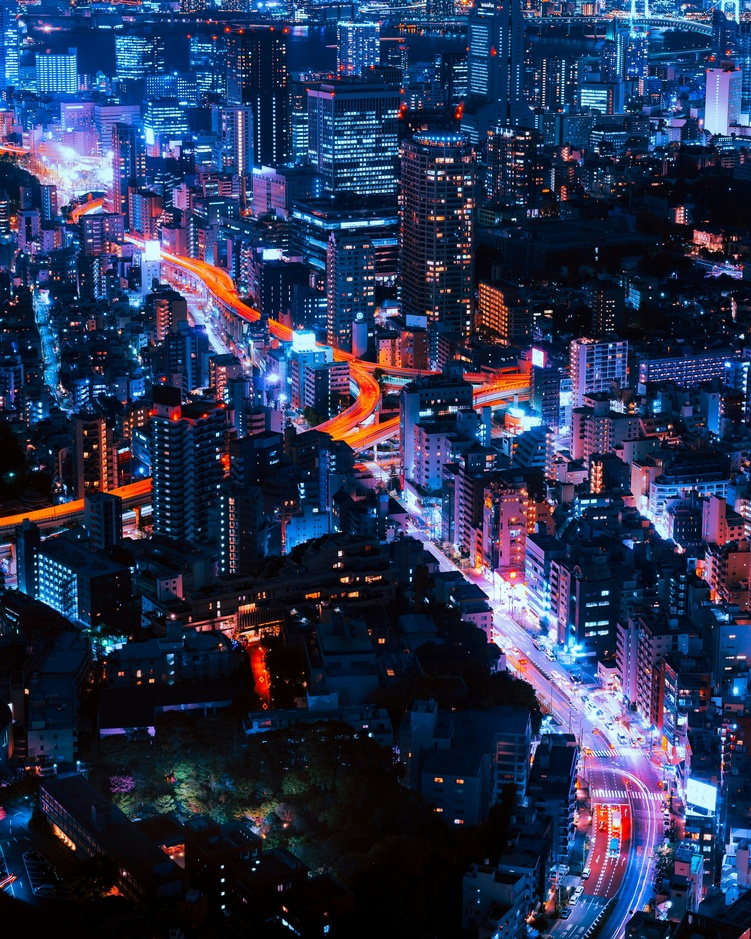
#> input picture night_vision/citylights1.jpg, 751 x 939 px, shrunk from 2400 x 3000 before the run
$ jupyter execute nightvision.ipynb
#> lines starting #> are read from the running program, lines starting #| are printed output that depends on the picture
[cell 1]
# Author: James Bebarski (Modified)
# Date: June 12, 2024

import cv2
import numpy as np

class ImageProcessor:
    def __init__(self, image_path):
#> called with image_path = 'citylights1.jpg'
        self.image_path = image_path
        # Load image as grayscale
        self.image = cv2.imread(image_path, cv2.IMREAD_GRAYSCALE)
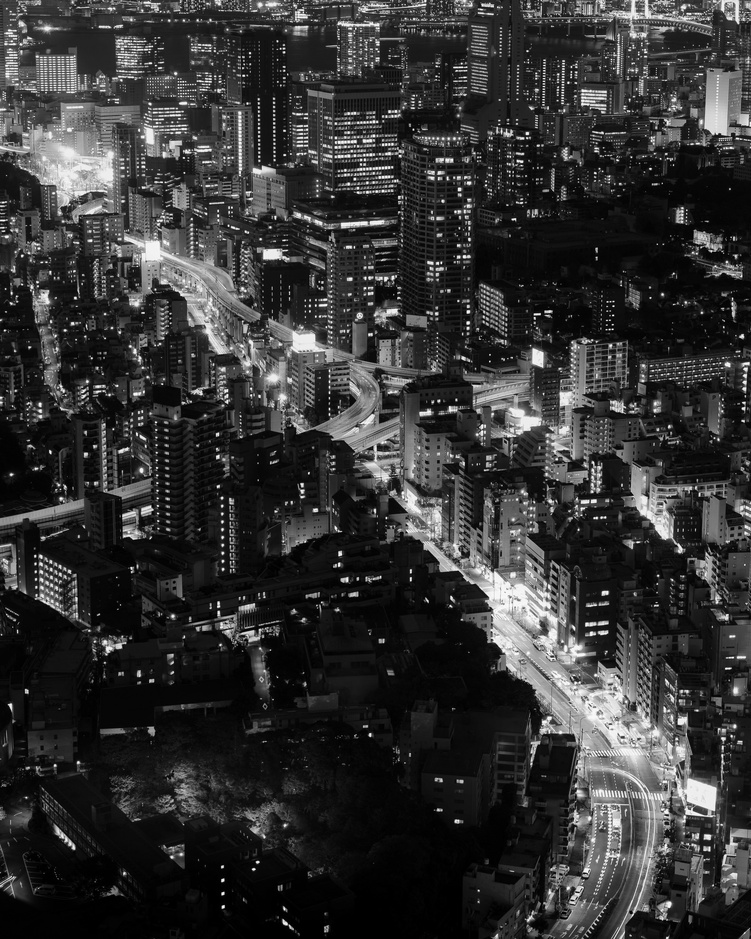
#> self.image: shape (939, 751); min 0, max 255, mean 51.3

        if self.image is None:
            raise ValueError(f"Could not load image at {image_path}. Check the path.")

        self.kernel_sizes = [3, 5, 7, 9, 11, 13, 15]

        # --- HARDCODED PARAMETERS (Set to your previous defaults) ---
        self.ksize_index = 4  # Corresponds to kernel size 11
        self.alpha = 10        # Contrast
        self.beta = 24        # Brightness
        self.color_channel = 1 # 0=Blue, 1=Green, 2=Red

    def process_image(self):
        # get the kernel size based on the index
        ksize = self.kernel_sizes[self.ksize_index]

        # Calculate sigma
        sigma = 0.3 * ((ksize - 1) * 0.5 - 1) + 0.8

        # Apply Gaussian blur
        low_pass = cv2.GaussianBlur(self.image, (ksize, ksize), sigma)
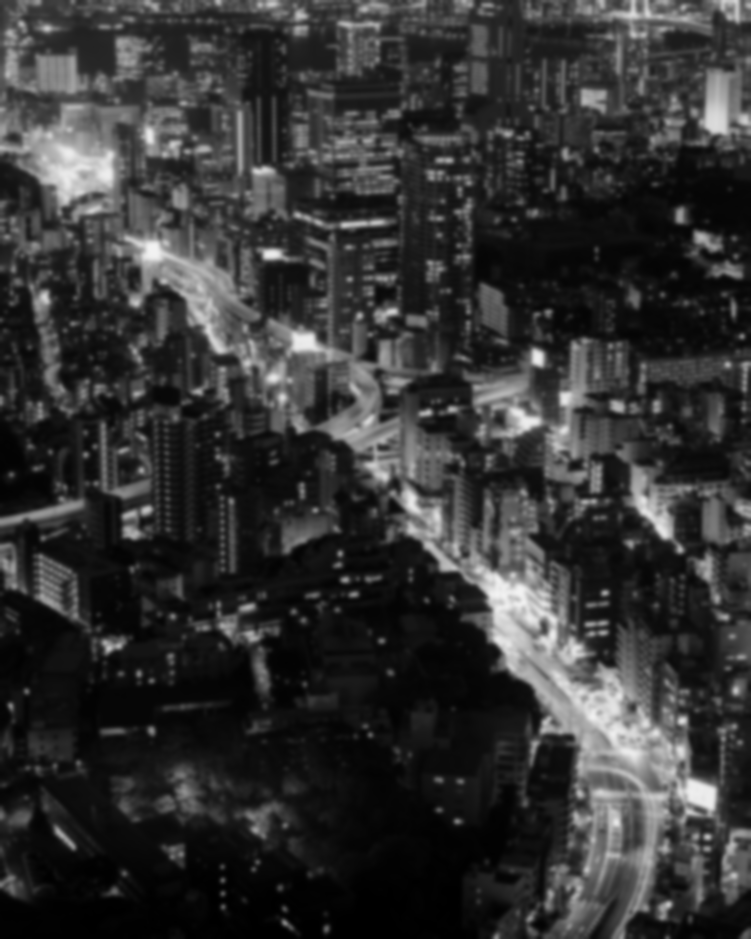
#> low_pass: shape (939, 751); min 0, max 243, mean 51.3

        # Create high-pass by subtracting low-pass from original
        high_pass = cv2.subtract(self.image, low_pass)
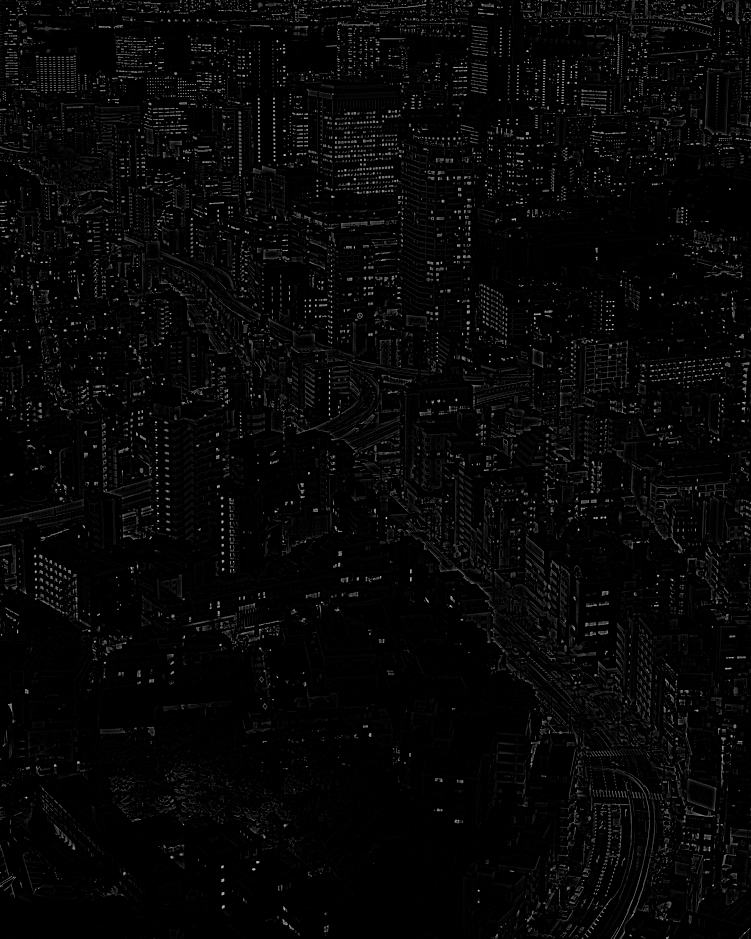
#> high_pass: shape (939, 751); min 0, max 211, mean 6.6

        # Apply contrast
        high_pass_contrast = cv2.convertScaleAbs(high_pass, alpha=self.alpha, beta=self.beta)
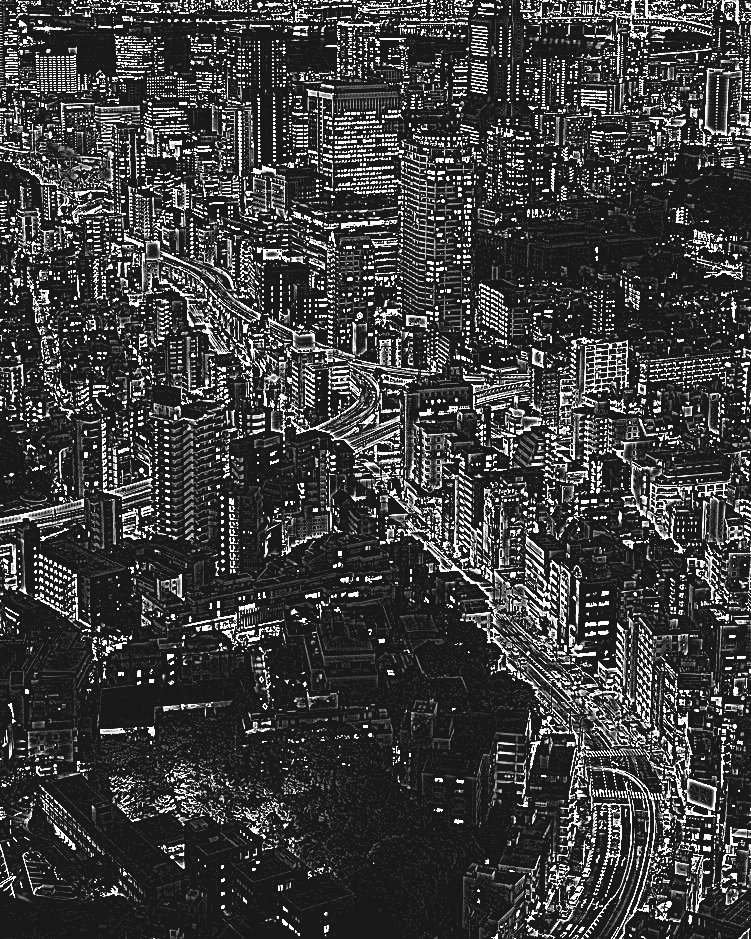
#> high_pass_contrast: shape (939, 751); min 24, max 255, mean 63.1

        # Create a 3-channel image with the effect on the specific channel
        colored_image = np.zeros((self.image.shape[0], self.image.shape[1], 3), dtype=np.uint8)
        colored_image[:, :, self.color_channel] = high_pass_contrast
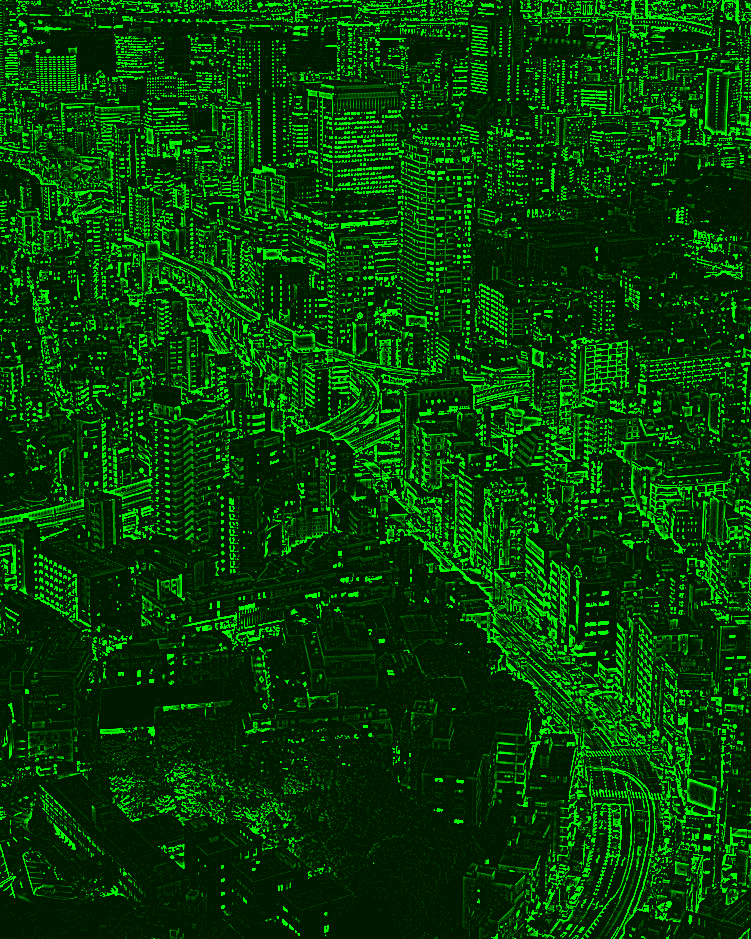
#> colored_image: shape (939, 751, 3); mean of channels 0, 1, 2 0, 63.1, 0; drawn as B, G, R

        return colored_image

def main():
    # 1. Define input and output paths
    input_path = "citylights1.jpg"
    output_path = "output.jpg"

    try:
        print(f"Loading image from: {input_path}...")
        processor = ImageProcessor(input_path)

        # 2. Process the image
        processed_image = processor.process_image()

        # 3. Automatically save the file
        cv2.imwrite(output_path, processed_image)
        print(f"Success! Processed image saved automatically to: {output_path}")

    except Exception as e:
        print(f"Error: {e}")

if __name__ == '__main__':
    main()

$ run again, with night_vision/forest2.jpg copied over night_vision/citylights1.jpg
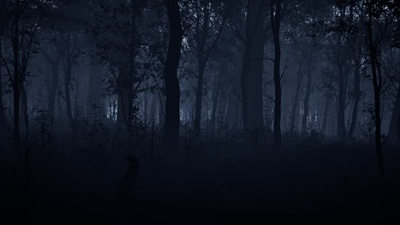
#> input picture night_vision/forest2.jpg, 400 x 225 px, shrunk from 768 x 432 before the run
#> in process_image, `high_pass = cv2.subtract(self.image, low_pass)`:
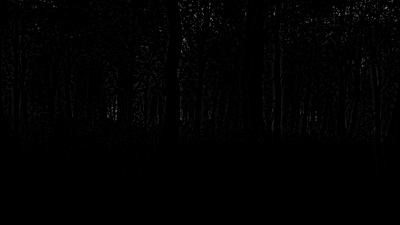
#> high_pass: shape (225, 400); min 0, max 123, mean 1.6
#> in process_image, `colored_image[:, :, self.color_channel] = high_pass_contrast`:
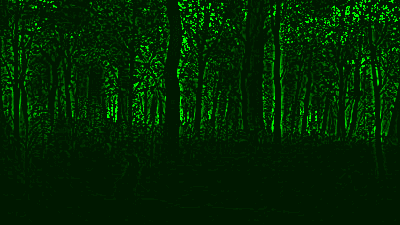
#> colored_image: shape (225, 400, 3); mean of channels 0, 1, 2 0, 38.5, 0; drawn as B, G, R
